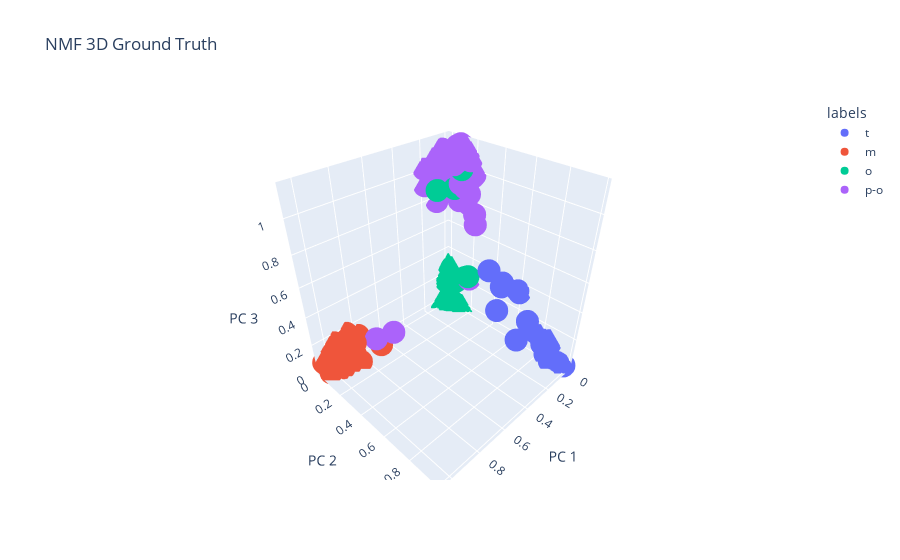

Notebook code cell kept with this figure:
### Code cell
import plotly.express as px
fig = px.scatter_3d(
    W_df_kmeans, x='x1', y='x2', z='x3', color=W_df_kmeans['labels'],
    labels={'x1': 'PC 1', 'x2': 'PC 2', 'x3': 'PC 3'}, title='NMF 3D Ground Truth'
)
fig.show()
